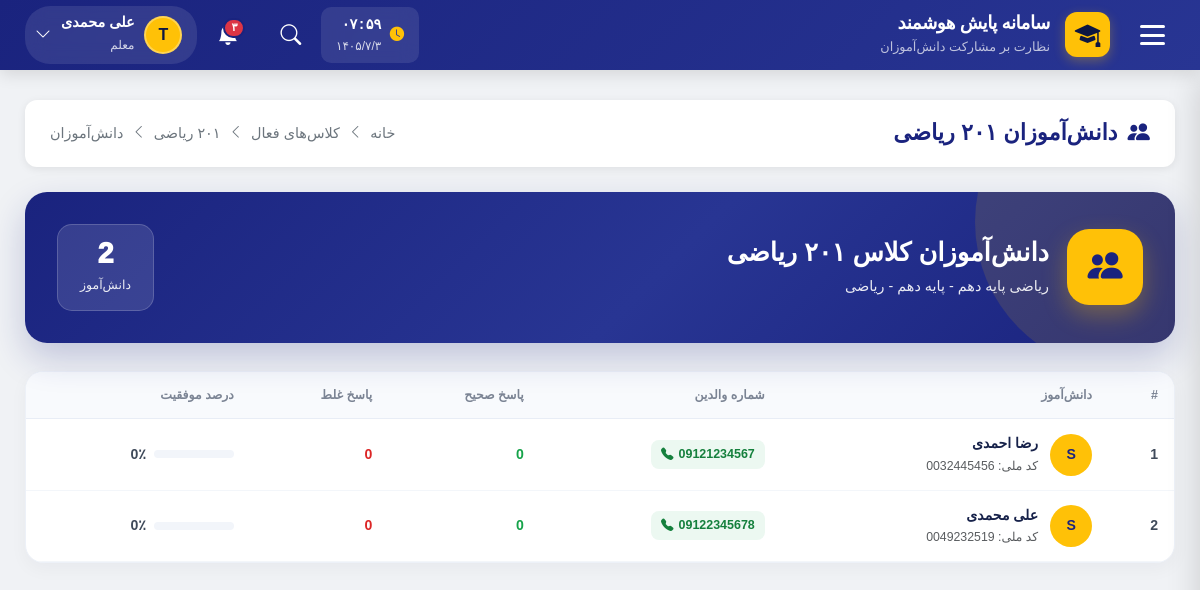
Page /teacher/classes/3/students/ (signed in) on the committed database.
### accounts/models.py (models this page shows, shortened)
class User(AbstractUser):
    ROLE_CHOICES = (
        ('student', 'دانش آموز'),
        ('teacher', 'معلم'),
        ('assistant', 'معاون'),
        ('principal', 'مدیر مدرسه'),
        ('district_admin', 'مسئول منطقه'),
        ('county_admin', 'مسئول شهرستان'),
        ('province_admin', 'مسئول استان'),
        ('country_admin', 'مسئول کشور'),
    )
    role = models.CharField(max_length=20, choices=ROLE_CHOICES, default='student')
    national_id = models.CharField(
        max_length=10,
        unique=True,
        null=True,
        blank=True,
        verbose_name="کد ملی"
    )
    class Meta:
        verbose_name = "کاربر"
        verbose_name_plural = "کاربران"

class StudentProfile(models.Model):
    user = models.OneToOneField(
        User,
        on_delete=models.CASCADE,
        related_name='profile',
        verbose_name="دانش‌آموز"
    )
    father_name = models.CharField(max_length=100, blank=True, verbose_name="نام پدر")
    mother_name = models.CharField(max_length=100, blank=True, verbose_name="نام مادر")
    parent_phone = models.CharField(
        max_length=15,
        blank=True,
        verbose_name="شماره تماس والدین"
    )
    parent_phone_2 = models.CharField(
        max_length=15,
        blank=True,
        verbose_name="شماره تماس اضطراری"
    )
    phone = models.CharField(max_length=15, blank=True, verbose_name="شماره موبایل دانش‌آموز")
    address = models.TextField(blank=True, verbose_name="آدرس منزل")
    city = models.CharField(max_length=50, blank=True, verbose_name="شهر")
    postal_code = models.CharField(max_length=10, blank=True, verbose_name="کد پستی")
    blood_type = models.CharField(
        max_length=5,
        blank=True,
        verbose_name="گروه خونی"
    )
    medical_conditions = models.TextField(
        blank=True,
        verbose_name="بیماری‌های خاص/حساسیت‌ها"
    )
    enrollment_date = models.DateField(
        null=True,
        blank=True,
        verbose_name="تاریخ ثبت‌نام"
    )
    previous_school = models.CharField(
        max_length=200,
        blank=True,
        verbose_name="مدرسه قبلی"
    )
    created_at = models.DateTimeField(auto_now_add=True)
    updated_at = models.DateTimeField(auto_now=True)
    class Meta:
        verbose_name = "پروفایل دانش‌آموز"
        verbose_name_plural = "پروفایل‌های دانش‌آموزان"

### dashboard/models.py (models this page shows, shortened)
class Classroom(models.Model):
    GRADE_CHOICES = (
        ('10', 'دهم'),
        ('11', 'یازدهم'),
        ('12', 'دوازدهم'),
    )
    FIELD_CHOICES = (
        ('computer', 'کامپیوتر'),
        ('electrical', 'برق'),
        ('mechanical', 'مکانیک'),
        ('accounting', 'حسابداری'),
        ('math', 'ریاضی'),
        ('experimental', 'تجربی'),
        ('humanities', 'انسانی'),
    )
    name = models.CharField(max_length=100, verbose_name="نام کلاس")
    subject = models.CharField(max_length=100, verbose_name="درس")
    grade = models.CharField(
        max_length=2,
        choices=GRADE_CHOICES,
        default='10',
        verbose_name="پایه تحصیلی"
    )
    field = models.CharField(
        max_length=20,
        choices=FIELD_CHOICES,
        default='math',
        verbose_name="رشته تحصیلی"
    )
    teacher_name = models.CharField(
        max_length=100,
        verbose_name="نام معلم"
    )
    teacher = models.ForeignKey(
        User,
        on_delete=models.SET_NULL,
        null=True,
        blank=True,
        related_name='taught_classes',
        verbose_name="کاربر معلم (اختیاری)"
    )
    students = models.ManyToManyField(
        User,
        related_name='enrolled_classes',
        blank=True,
        verbose_name="دانش‌آموزان"
    )
    created_at = models.DateTimeField(auto_now_add=True)
    class Meta:
        verbose_name = "کلاس"
        verbose_name_plural = "کلاس‌ها"

### dashboard/views.py (the view)
# urls.py: path('teacher/classes/<int:classroom_id>/students/', views.teacher_class_students, name='teacher_class_students'),
@teacher_required
def teacher_class_students(request, classroom_id):
    classroom = get_object_or_404(
        Classroom,
        id=classroom_id,
        teacher=request.user
    )
    students = classroom.students.select_related('profile').order_by(
        'last_name', 'first_name'
    )
    students_with_info = []
    for student in students:
        try:
            profile = student.profile
            parent_phone = profile.parent_phone or profile.parent_phone_2 or ''
        except StudentProfile.DoesNotExist:
            parent_phone = ''
        total_answers = StudentAnswer.objects.filter(
            student=student,
            question__classroom=classroom
        ).count()
        correct_answers = StudentAnswer.objects.filter(
            student=student,
            question__classroom=classroom,
            is_correct=True
        ).count()
        students_with_info.append({
            'student': student,
            'parent_phone': parent_phone,
            'total_answers': total_answers,
            'correct_answers': correct_answers,
            'wrong_answers': total_answers - correct_answers,
            'percentage': round((correct_answers / total_answers * 100)) if total_answers > 0 else 0,
        })
    context = {
        'classroom': classroom,
        'students_with_info': students_with_info,
        'total_students': len(students_with_info),
        'title': f'دانش‌آموزان کلاس {classroom.name}',
    }
    return render(request, 'dashboard/teacher/class_students.html', context)

### dashboard/views.py (called while the page is built)
def teacher_required(view_func):
    @wraps(view_func)
    def wrapper(request, *args, **kwargs):
        if not request.user.is_authenticated:
            return redirect('accounts:login')
        if request.user.role != 'teacher':
            messages.error(request, 'دسترسی فقط برای معلم مجاز است.')
            return redirect('dashboard:home')
        return view_func(request, *args, **kwargs)
    return wrapper

### dashboard/templates/dashboard/teacher/class_students.html (shortened to what this page needs)
{% extends 'base.html' %}
{% block content %}
<div class="cs-page">
    <div class="page-breadcrumb">
        <h1 class="breadcrumb-title">
            <i class="bi bi-people-fill"></i>
            دانش‌آموزان {{ classroom.name }}
        </h1>
        <div class="breadcrumb-nav">
            <a href="{% url 'dashboard:home' %}">خانه</a>
            <i class="bi bi-chevron-left"></i>
            <a href="{% url 'dashboard:teacher_active_classes' %}">کلاس‌های فعال</a>
            <i class="bi bi-chevron-left"></i>
            <a href="{% url 'dashboard:teacher_class_detail' classroom.id %}">{{ classroom.name }}</a>
            <i class="bi bi-chevron-left"></i>
            <span>دانش‌آموزان</span>
        </div>
    </div>
    <div class="cs-hero">
        <div class="cs-hero-content">
            <div class="cs-hero-title">
                <div class="cs-hero-icon">
                    <i class="bi bi-people-fill"></i>
                </div>
                <div class="cs-hero-text">
                    <h2>دانش‌آموزان کلاس {{ classroom.name }}</h2>
                    <p>{{ classroom.subject }} - پایه {{ classroom.get_grade_display }} - {{ classroom.get_field_display }}</p>
                </div>
            </div>
            <div class="cs-stat-box">
                <span class="cs-stat-value">{{ total_students }}</span>
                <span class="cs-stat-label">دانش‌آموز</span>
            </div>
        </div>
    </div>
    <div class="cs-table-card">
        {% if students_with_info %}
        <div class="table-responsive">
            <table class="cs-table">
                <thead>
                    <tr>
                        <th>#</th>
                        <th>دانش‌آموز</th>
                        <th>شماره والدین</th>
                        <th>پاسخ صحیح</th>
                        <th>پاسخ غلط</th>
                        <th>درصد موفقیت</th>
                    </tr>
                </thead>
                <tbody>
                    {% for item in students_with_info %}
                    <tr>
                        <td><strong>{{ forloop.counter }}</strong></td>
                        <td>
                            <div class="cs-student-info">
                                <div class="cs-student-avatar">
                                    {{ item.student.username|first|upper }}
                                </div>
                                <div>
                                    <p class="cs-student-name">
                                        {{ item.student.get_full_name|default:item.student.username }}
                                    </p>
                                    {% if item.student.national_id %}
                                    <small class="text-muted">کد ملی: {{ item.student.national_id }}</small>
                                    {% endif %}
                                </div>
                            </div>
                        </td>
                        <td>
                            {% if item.parent_phone %}
                                <span class="cs-phone-badge">
                                    <i class="bi bi-telephone-fill"></i>
                                    {{ item.parent_phone }}
                                </span>
                            {% else %}
                                <span class="cs-phone-badge empty">
                                    <i class="bi bi-exclamation-circle-fill"></i>
                                    ثبت نشده
                                </span>
                            {% endif %}
                        </td>
                        <td>
                            <span style="color: var(--cs-success); font-weight: 700;">
                                {{ item.correct_answers }}
                            </span>
                        </td>
                        <td>
                            <span style="color: var(--cs-danger); font-weight: 700;">
                                {{ item.wrong_answers }}
                            </span>
                        </td>
                        <td>
                            <div class="d-flex align-items-center gap-2">
                                <div class="cs-progress-bar">
                                </div>
                                <strong>{{ item.percentage }}٪</strong>
                            </div>
                        </td>
                    </tr>
                    {% endfor %}
                </tbody>
            </table>
        </div>
        {% else %}
        <div class="cs-empty">
            <i class="bi bi-people" style="font-size: 3rem; color: #94a3b8; opacity: 0.4;"></i>
            <h5 class="mt-3" style="color: #17224a; font-weight: 800;">دانش‌آموزی ثبت نشده است</h5>
            <p class="text-muted">این کلاس هنوز دانش‌آموزی ندارد.</p>
        </div>
        {% endif %}
    </div>
</div>
{% endblock %}

### templates/base.html (shortened to what this page needs)
{% load django_bootstrap5 %}
<!DOCTYPE html>
<html lang="fa" dir="rtl">
<head>
    {% bootstrap_css %}
    <link rel="stylesheet" href="https://cdn.jsdelivr.net/npm/bootstrap-icons@1.11.1/font/bootstrap-icons.css">
    <link href="https://cdn.jsdelivr.net/gh/rastikerdar/vazirmatn@v33.003/Vazirmatn-font-face.css" rel="stylesheet" />
</head>
<body>
    <header class="main-header">
        <button class="hamburger-btn" id="menuToggle" title="منوی اصلی">
            <div class="hamburger-icon">
                <span></span>
                <span></span>
                <span></span>
            </div>
        </button>
        <a href="{% url 'dashboard:home' %}" class="header-brand">
            <div class="brand-icon">
                <i class="bi bi-mortarboard-fill"></i>
            </div>
            <div class="brand-text">
                <h5>سامانه پایش هوشمند</h5>
                <small>نظارت بر مشارکت دانش‌آموزان</small>
            </div>
        </a>
        <div class="header-actions">
            <div class="header-clock" id="headerClock">
                <i class="bi bi-clock-fill"></i>
                <div>
                    <div class="clock-time">--:--</div>
                    <div class="clock-date">--/--/--</div>
                </div>
            </div>
            <div class="header-search">
                <button class="search-toggle" id="searchToggle">
                    <i class="bi bi-search"></i>
                </button>
            </div>
            <div style="position: relative;">
                <button class="header-action-btn" id="notificationToggle">
                    <span class="badge-notification">۳</span>
                </button>
            </div>
            <div class="user-dropdown">
                <button class="user-menu-btn" id="userMenuToggle">
                    <div class="user-avatar">
                        {{ user.username|first|upper }}
                    </div>
                    <div class="user-info">
                        <span class="name">{{ user.get_full_name|default:user.username }}</span>
                        <span class="role">{{ user.get_role_display }}</span>
                    </div>
                    <i class="bi bi-chevron-down"></i>
                </button>
            </div>
        </div>
    </header>
    <main class="main-content">
        {% block content %}
        {% endblock %}
    </main>
</body>
</html>

### dashboard/templates/dashboard/teacher/class_students.html (style rules this page uses)
.cs-page { --cs-primary: #1a237e; --cs-secondary: #ffc107; --cs-success: #16a34a; --cs-danger: #dc2626; }
.cs-hero { background: linear-gradient(135deg, #1a237e 0%, #283593 55%, #1a237e 100%); color: white; border-radius: 22px; padding: 32px; margin-bottom: 28px; position: relative; overflow: hidden; box-shadow: 0 15px 35px rgba(26, 35, 126, 0.22); }
.cs-hero::before { content: ''; position: absolute; width: 300px; height: 300px; border-radius: 50%; background: rgba(255, 193, 7, 0.12); top: -120px; right: -100px; }
.cs-hero-content { position: relative; z-index: 1; display: flex; justify-content: space-between; align-items: center; flex-wrap: wrap; gap: 20px; }
.cs-hero-title { display: flex; align-items: center; gap: 18px; }
.cs-hero-icon { width: 76px; height: 76px; background: var(--cs-secondary); border-radius: 22px; display: flex; align-items: center; justify-content: center; font-size: 2.2rem; color: var(--cs-primary); box-shadow: 0 10px 25px rgba(255, 193, 7, 0.3); }
.cs-hero-text h2 { margin: 0 0 8px 0; font-size: 1.6rem; font-weight: 900; }
.cs-hero-text p { margin: 0; opacity: 0.9; font-size: 0.9rem; }
.cs-stat-box { background: rgba(255, 255, 255, 0.12); border: 1px solid rgba(255, 255, 255, 0.18); border-radius: 15px; padding: 14px 22px; text-align: center; }
.cs-stat-value { font-size: 1.8rem; font-weight: 950; display: block; line-height: 1; margin-bottom: 4px; }
.cs-stat-label { font-size: 0.78rem; opacity: 0.9; }
.cs-table-card { background: white; border-radius: 18px; border: 1px solid #edf1f8; box-shadow: 0 6px 18px rgba(15, 23, 42, 0.04); overflow: hidden; }
.cs-table { width: 100%; border-collapse: separate; border-spacing: 0; }
.cs-table thead th { background: #f8fafd; color: #7b8494; font-size: 0.78rem; font-weight: 800; padding: 14px 16px; border-bottom: 1px solid #e8edf6; text-align: right; white-space: nowrap; }
.cs-table tbody td { padding: 14px 16px; border-bottom: 1px solid #f3f6fa; vertical-align: middle; color: #3f4a5a; font-size: 0.88rem; }
.cs-student-info { display: flex; align-items: center; gap: 12px; }
.cs-student-avatar { width: 42px; height: 42px; border-radius: 50%; background: var(--cs-secondary); color: var(--cs-primary); display: flex; align-items: center; justify-content: center; font-weight: 800; flex-shrink: 0; }
.cs-student-name { font-weight: 700; color: #17224a; margin: 0; }
.cs-phone-badge { display: inline-flex; align-items: center; gap: 5px; padding: 5px 10px; border-radius: 8px; background: rgba(22, 163, 74, 0.08); color: #15803d; font-size: 0.78rem; font-weight: 700; direction: ltr; }
.cs-progress-bar { height: 8px; background: #f2f5fa; border-radius: 999px; overflow: hidden; min-width: 80px; }

### rows in the picture
User: username|first "T", get_full_name "علی محمدی", role "معلم"
Classroom: name "۲۰۱ ریاضی", subject "ریاضی پایه دهم", grade "دهم", field "ریاضی"
User: student.username|first "S", student.get_full_name "رضا احمدی", student.national_id "0032445456", parent_phone "09121234567", correct_answers "0", wrong_answers "0", percentage "0"
User: student.username|first "S", student.get_full_name "علی محمدی", student.national_id "0049232519", parent_phone "09122345678", correct_answers "0", wrong_answers "0", percentage "0"

### other values in the picture
{{ total_students }} "2"
